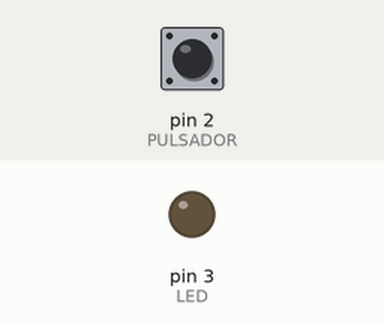
Simulated run of this sketch. Board: Arduino Uno, built with avr-gcc and run on an emulated ATmega328P. On the bench: output pins drawn as LEDs (lit = HIGH). The inputs (shaded band) are chosen by the test bench; at power-on: pin 2 (PULSADOR) LOW.

Above: at 1.2 s.
1.3 s: pin 2 (PULSADOR) pulled HIGH for 0.15 s
At 1.37 s:
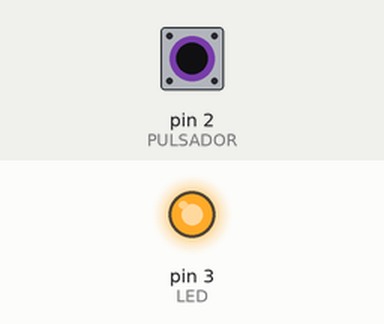
2.9 s: pin 2 (PULSADOR) pulled HIGH for 3.2 s
At 7.2 s:
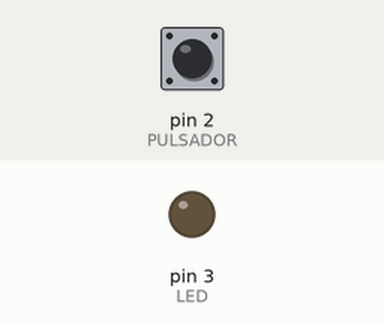
Timing chart, 0 to 8.7 s (numbered marks = the images above; inputs shaded):
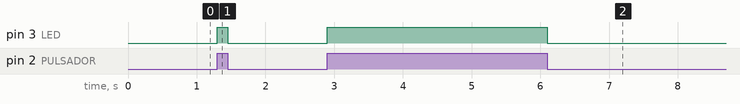

Measured:
- after the input at 1.3 s, pin 3 (LED): LOW → HIGH at once, → LOW 0.15 s later
- after the input at 2.9 s, pin 3 (LED): LOW → HIGH at once, → LOW 3.2 s later

The sketch:

capitulo1.ino
```cpp
int PULSADOR = 2;
int LED = 3;

void setup() {
  pinMode(PULSADOR, INPUT);
  pinMode(LED, OUTPUT);
}

void loop() {
  if (digitalRead(PULSADOR) == HIGH)
  {
    digitalWrite(LED, HIGH);
  }
  else
  {
    digitalWrite(LED,LOW);
  }

}
```
